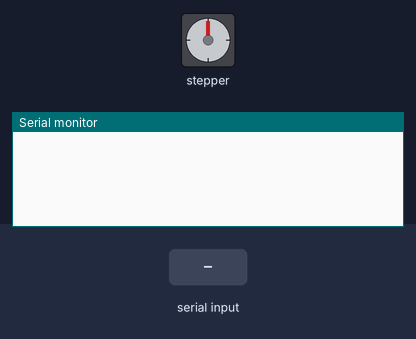
Recording of a sketch running on a simulated Arduino Uno, built with avr-gcc and run on an emulated ATmega328P. Shown: stepper motor, the last lines printed to the serial monitor. Wiring (inferred from the names in the program): stepper motor driver (400 steps per turn assumed): step pin 3; direction pin 2; enable pin 4. Inputs (shaded band) come from the test bench.

Above: at 1.2 s.
1.3 s: "GO\n" received over Serial
At 3.4 s:
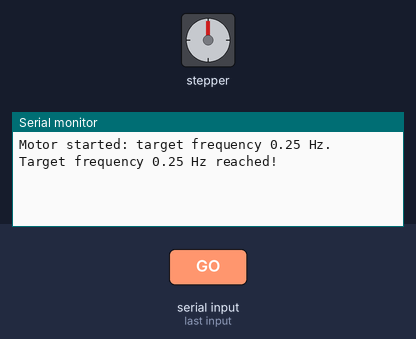
3.8 s: "STOP\n" received over Serial
At 5.0 s:
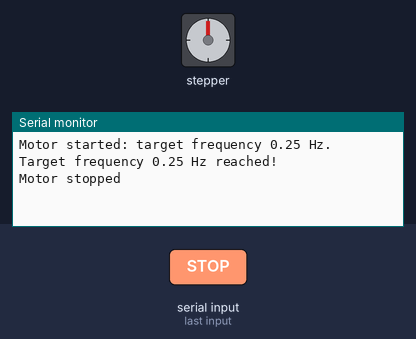
5.3 s: "FREQ \n" received over Serial
At 6.4 s:
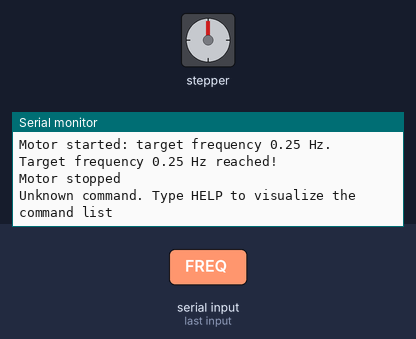

The sketch:

stepper_motor_v_7.ino
```cpp
/*
in version 6 we obtained a fully-working motor, now we want to perfect its design improving the machine-states management
*/

#include "pwm.h"  // the library which contains the instruction to control the PWM mode of the pins and the FspTimer commands


// Global variables for Arduino's motor digital pins
const int DIR_PIN = 2;  // to control the direction of rotation
const int STEP_PIN = 3; // to control the rotation of the motor shaft
const int ENABLE_PIN = 4; // to enable or disable the driver of the motor, so to stop it or start it

// Setting the STEP_PIN so that it can be used in PWM mode
PwmOut stepPWM(STEP_PIN);
float duty_cycle = 50.0;  // the duty cycle of the wave form have to be set everytime a new frequency is reached

// Number of steps needed for the motor to execute a complete turn: needed for the conversion from frequency to steps per second, in turn necessary to set the frequency of rotation
// of the shaft.
const int STEPS_PER_REVOLUTION = 400;

// The frequency of the internal clock of the Arduino's integrated microcontroller
uint32_t timerFrequency;

// Boolean variables which define the state of the motor while is running --> HOLD VERSION / LOGIC
// bool motorRunning = false; // This one says if the motor is actually rotating or not. Is it on/in motion? Then motorRunning = true, Is it not, i.e. is off? Then motorRunning = false.
// bool targetReached = false; // It says if the frequency of the motor need to be change (if false, as default) or not
bool pwmRunning = false; // The logical state of the PWM Arduino's pin used to rotate the motor, if HIGH it is rotating instead it is not.

// New version of machine states
enum MotorStates {
  STOPPED,
  RAMPING,
  AT_TARGET
};

MotorStates motorState = STOPPED;

// Variables needed to keep track of the frequency of the motor, last update and to perform its increase or decrease for the acceleration of the motor.
float currentFrequency = 0.0;
float targetFrequency = 0.0;
float frequencyAcceleration = 0.25;  // Hz/s set as default, may be increased
const unsigned long FREQUENCY_UPDATE_INTERVAL = 10000;  // The time that pass between subsequent frequency changes
const float FREQUENCY_INCREMENT = frequencyAcceleration * (FREQUENCY_UPDATE_INTERVAL / 1000000.0);  // Here we directly se as default the increment in frequency wanted, avoiding to make
                                                                                                    // it changes
unsigned long previousFrequencyUpdate = 0;  // The time at which the last frequency change was performed, important to know when to change the frequency (we can't change the frequency
                                            // continuosly, we have others things to do)


const float START_FREQUENCY = 0.25; // The default frequency of the motor at which it will starts rotate when started (then at the first accension when motorRunning = true for the
// first time)

// ---Motor start-stop functions---
void startMotor() {

  unsigned long startTime = micros(); // take the time at which the motor starts (notice it is a local variable)
  //previousStepTime = startTime; // overwrite the last time at which the motor has taken a step (consider that I want to start the motor, so the time reference for updateMotor has to be
                                // that at which I type "GO" in the Serial Monitor)
  previousFrequencyUpdate = startTime; // Same idea as above, the reference time at which the state of the motor has to change (both its frequency and the fact that it is runnning or not)
                                        // has to be that at which the motor has been started.

  if (targetFrequency == 0.0){  // I want the motor to rotate at 0.25 Hz only when I start it for the first time, then, after subsequently stops, I want it to restart from the last
                                // target frequency set.
    targetFrequency = START_FREQUENCY;
  }

  currentFrequency = 0.0;


  digitalWrite(ENABLE_PIN, LOW);  // If HIGH the driver is DISEABLE

  pwmRunning = false;

  motorState = RAMPING;

}

void stopMotor() {

  motorState = STOPPED;

  pwmRunning = false;

  //stepState = LOW;  // This change, as in startMotor, does nothing except to give the possibility to the software of keeping track of the state of the motor...actually stepState is
                    // potentially unuseful.

  // digitalWrite(STEP_PIN, LOW);  // To force the motor to do not rotate

  stepPWM.suspend();

  digitalWrite(ENABLE_PIN, HIGH); // To disable the driver

  currentFrequency = 0.0; // Here we overwrite the state of the motor so that it will starts from freq = 0 at the next GO, accelerating from 0 to last freq set befor stopping.

}
// ------

// ---To make the machine prints its status while running---
void printStatus() {
  // Machine state printing
  switch (motorState) {
    case STOPPED:
      Serial.println("STATE: STOPPED");
      break;

    case RAMPING:
      Serial.println("STATE: RAMPING");
      break;

    case AT_TARGET:
      Serial.println("STATE: AT_TARGET");
      break;
  }

  // Current frequency and target frequency of the motor printing
  Serial.print("CURRENT: ");
  Serial.println(currentFrequency);
  Serial.print("TARGET: ");
  Serial.println(targetFrequency);

  // PWM state printing
  if (pwmRunning) {
    Serial.println("PWM: RUNNING\n");
  } else {
    Serial.println("PWM: DISABLED\n");
  }

}
// ------

// ---Printing function for HELP via serial. To see all the possible commands---
void printHelp() {
  Serial.println("AVAILABLE COMMANDS:");
  Serial.println("GO\tStarts the motor");
  Serial.println("STOP\tStops the motor");
  Serial.println("FREQ <Hz>\tSets the target frequency");
  Serial.println("STATUS\tPrint the current motor status");
  Serial.println("HELP\tPrint this command list\n");
}
// ----

// ---First Parser Ever---
void updateSerial() {
  if (Serial.available() > 0) {

    String command = Serial.readStringUntil('\n');

    command.trim(); // to remove spaces between the characters of the strings

    if (command == "GO") {  // I am the one who has the possibility to actually change the state of the motor. So I run the changing-state-motorRiunning functions only trough
                            //  the keyboard
      startMotor(); // This function just set-up the motor to put it in a state in which it can actually starts running, but it will not starts it yet, this is a task for updateMotor
      if (motorState == RAMPING) { // startMotor() set motorRunning to "true", then the if condition is always satisfied
        Serial.print("Motor started: target frequency ");
        Serial.print(targetFrequency);
        Serial.println(" Hz.");
      }
    }

    else if (command == "STOP") { // Same idea as above
      stopMotor();  // This function put the motor in a state where the driver is disable and the function of update do nothing since it change the value of motorRunning
      Serial.println("Motor stopped\n");
    }

    else if (command.startsWith("FREQ ")) {
      String valueText = command.substring(5);
      float frequency = valueText.toFloat();
      if (frequency > 0) {
        if (motorState != STOPPED) {
          motorState = RAMPING;
        }
        targetFrequency = frequency;  // update targetFrequency
        previousFrequencyUpdate = micros(); // to re-set the previousFrequencyUpdate again so to avoid long deltaTime in updateFrequency and then shot of the motor
        Serial.print("Target frequency set to ");
        Serial.print(frequency);
        Serial.println(" Hz\n");
      } else {
        Serial.println("ERROR: frequency must be greater than 0 Hz\n");
      }
    }

    else if (command == "STATUS"){
      printStatus();
    }

    else if (command == "HELP") {
      printHelp();
    }

    else{
      Serial.println("Unknown command. Type HELP to visualize the command list\n");
    }
  }
}
// ------

// ---Non-blocking acceleration function---
void updateFrequency() {

  if (motorState != RAMPING) {  // if the motor is not running and the target frequency has already been reached, do nothing
    previousFrequencyUpdate = micros();
    return;
  }

  // What to do if both the condition above are not satisfied, i.e. motor ON (motorRunning = true) and target frequency to reach (targetReached = false).
  unsigned long currentTime = micros(); // Take the current time

  unsigned long elapsedMicros = currentTime - previousFrequencyUpdate;  // Measure the time interval since the last change in frequency performed (notice that previousFrequencyUpdate = 0.0
                                                                        // by default, so the first time elapsedtime will the time pass since the accension)

  if (elapsedMicros < FREQUENCY_UPDATE_INTERVAL) {  // At the begin we have defined how much time has to pass between two subsequent updates, i.e 10 ms. So if is not passed enough time
    return;                                         // do nothing
  }

  previousFrequencyUpdate = currentTime;  // Else overwrite the last time at which frequency was changed to the present time

  if (currentFrequency < targetFrequency) { // increase the frequency if the target is bigger than the current frequency, decrease it in the opposite situation
    currentFrequency += FREQUENCY_INCREMENT;
    // Serial.println(currentFrequency);
    if (currentFrequency >= targetFrequency) { // if we overcome the target in the increment process force the current to be equal to the target
      currentFrequency = targetFrequency;

      motorState = AT_TARGET; // Set the state of the machine as "frequency target reached (no more frequency update needed)". Then send the message.
                            // PAY ATTENTION: the state of the machine has to be changed only when the target is reached. But updateFrequency runs at every incrementation of
                            // the frequency, so targetReached has to changed at the right moment, so inside the if-frequency-exceeded control
      Serial.print("Target frequency ");
      Serial.print(currentFrequency);
      Serial.println(" Hz reached!\n");
    }
  }
  else if (currentFrequency > targetFrequency) {
    currentFrequency -= FREQUENCY_INCREMENT;
    // Serial.println(currentFrequency);
    if (currentFrequency <= targetFrequency) {
      currentFrequency = targetFrequency;

      motorState = AT_TARGET;
      Serial.print("Target frequency ");
      Serial.print(currentFrequency);
      Serial.println(" Hz reached!\n");
    }
  }

  applyFrequency(currentFrequency); // Here we apply the new frequency of rotation at the motor after the incrementation

  if (!pwmRunning) {
      pwmRunning = true;
      stepPWM.resume();
  }

}
// ------

// ---To set the velocity of the motor---
void applyFrequency(float frequency) {  // NOTE: this function just compute the new halfperiod of the signal that is send trough the STEP_PIN to the driver. Then updateMotor will
                                        // actually use this walue to set the new velocity in steps/second.

  float stepFrequency = STEPS_PER_REVOLUTION * frequency; // conversion frequency --> steps/second, which is the actual frequency of the waveform in output at STEP_PIN
  uint32_t periodCounts = timerFrequency / stepFrequency;

  stepPWM.get_timer()->set_period(periodCounts);

  stepPWM.pulse_perc(50.0);

}
// ------

void setup() {

  pinMode(STEP_PIN, OUTPUT);
  pinMode(DIR_PIN, OUTPUT);
  pinMode(ENABLE_PIN, OUTPUT);

  Serial.begin(115200);

  digitalWrite(DIR_PIN, HIGH);

  // Inizialization and accension of the PWM pin.

  //stepPWM.pulse_perc(50.0); // this set the duty cycle alone
  stepPWM.begin(START_FREQUENCY*STEPS_PER_REVOLUTION, duty_cycle); // this starts the pin with the initial frequency

  timerFrequency = stepPWM.get_timer()->get_freq_hz();

  stepPWM.suspend();  //to suspend the rotation of the motor, i.e. the signal sent to the driver form the STEP_PIN

  // Initially keep the driver disabled
  digitalWrite(ENABLE_PIN, HIGH);

  // uint32_t timer_freq = stepPWM.get_timer()->get_freq_hz();
  // uint32_t n_counts = stepPWM.get_timer()->get_period_raw();

  // Serial.println(timer_freq);
  // Serial.println(n_counts);
  // Serial.println((float)timer_freq / n_counts);

}

void loop() { // What to do while the system is ON.

  updateFrequency(); // Firstly let's check if the frequency is OK and eventually updates it to reach the target requested
  //updateMotor();  // Secondly update the motor, i.e. change it's velocity, using the frequency computed above.
  updateSerial(); // Lastly update the serial communication so that the user can change the state of the motor (motorRunning, targetReached, stepState)

}
```

Measured:
- after the input at 1.3 s, the serial monitor: prints a new line at once (image 1)
- after the input at 3.8 s, the serial monitor: prints a new line at once (image 2)
- after the input at 5.3 s, the serial monitor: prints a new line at once (image 3)
